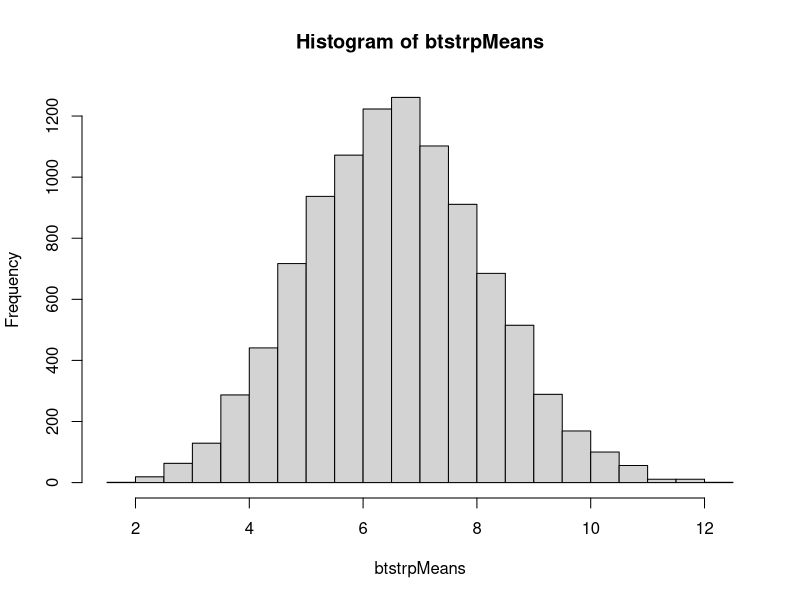

R code for this plot:
## ---- chunk 1
Sys.setenv(HTTP_PROXY = "c1proxy.frb.org:8080")
Sys.setenv(HTTPS_PROXY = "c1proxy.frb.org:8080")
Sys.setenv(SPARK_HOME = "/usr/hdp/current/spark2-client")
Sys.setenv(SPARK_CONF_DIR= "/usr/hdp/current/spark2-client/conf/")

library(knitr)
library(rmarkdown)
library(expm)
library(rmutil)
library(mnormt)
library(graphics)
library(raster)
library(sp)
library(MASS)
knitr::opts_chunk$set(echo = TRUE)
## ---- chunk 2
X1 <- c(1,2,3.5,4,7.3,8.6,12.4,13.8)

theta <- c()
bootstrap.var <- function(DATA,B){
    for (i in 1:B){
        # Make sure the data is in vector form
          vctrzdData <- as.vector(DATA)
        # Sample of size n with replacement from data 
          btstrpSmpl = sample(vctrzdData,length(vctrzdData), replace = TRUE)
        # Sort
          btstrpSmpl.ordered <- sort(btstrpSmpl)
        # Take the mean of the middle 4 numbers 
          theta[i] <- mean(btstrpSmpl.ordered[3:6])
      }
  # Take the mean of the B thetas
    theta.mean <- mean(theta)
  # Take the variance of the B thetas (var(theta) also works)
    theta.var <- (1/(B-1))*(sum((theta-theta.mean)^2))
  return(theta.var)
}

## The cool way to do it with a line
  #X <- c()
  #for (j in 1:200){ X[j] <- bootstrap.var(DATA=X1,j)}
  #plot(X,type = 'l', xlab="Bootstrap iterations",ylab= "Variance of theta")

# Run over 10 difference seeds 
X1 <- c(1,2,3.5,4,7.3,8.6,12.4,13.8)
    for (j in c(25,100,200,500,1000,2000)){
      print(paste0("B=",j," Var(theta) = ",bootstrap.var(DATA=X1,j)))
    }
X2 <- runif(n=8,min=1,max=20)
    for (j in c(25,100,200,500,1000,2000)){
      print(paste0("B=",j," Var(theta) = ",bootstrap.var(DATA=X2,j)))
    }
X3 <- runif(n=8,min=1,max=20)
    for (j in c(25,100,200,500,1000,2000)){
      print(paste0("B=",j," Var(theta) = ",bootstrap.var(DATA=X3,j)))
    }
X4 <- runif(n=8,min=1,max=20)
    for (j in c(25,100,200,500,1000,2000)){
      print(paste0("B=",j," Var(theta) = ",bootstrap.var(DATA=X4,j)))
    }
X5 <- runif(n=8,min=1,max=20)
    for (j in c(25,100,200,500,1000,2000)){
      print(paste0("B=",j," Var(theta) = ",bootstrap.var(DATA=X5,j)))
    }
X6 <- runif(n=8,min=1,max=20)
    for (j in c(25,100,200,500,1000,2000)){
      print(paste0("B=",j," Var(theta) = ",bootstrap.var(DATA=X6,j)))
    }
X7 <- runif(n=8,min=1,max=20)
    for (j in c(25,100,200,500,1000,2000)){
      print(paste0("B=",j," Var(theta) = ",bootstrap.var(DATA=X7,j)))
    }
X8 <- runif(n=8,min=1,max=20)
    for (j in c(25,100,200,500,1000,2000)){
      print(paste0("B=",j," Var(theta) = ",bootstrap.var(DATA=X8,j)))
    }
X9 <- runif(n=8,min=1,max=20)
    for (j in c(25,100,200,500,1000,2000)){
      print(paste0("B=",j," Var(theta) = ",bootstrap.var(DATA=X9,j)))
    }
X10 <- runif(n=8,min=1,max=20)
    for (j in c(25,100,200,500,1000,2000)){
      print(paste0("B=",j," Var(theta) = ",bootstrap.var(DATA=X10,j)))
    }

## ---- chunk 3
B <- 200 

Survival = c(25, 42, 45, 46, 51, 103, 124, 146, 340, 396, 412, 879, 1112)
survival.log <- log(Survival)

## DONT FORGET TO EMPTY THETA 
  theta <- c()

    for (i in 1:200){
        # Make sure the data is in vector form
          vctrzdData <- as.vector(survival.log)
        # Sample of size n with replacement from data 
          btstrpSmpl = sample(vctrzdData,length(vctrzdData), replace = TRUE)
        # Take the mean
          theta[i] <- mean(btstrpSmpl)
      }
  # Take the mean of the B thetas
    theta.mean <- mean(theta)
  # 95% confidence interval for 200 observations mean the 5th and 195th observations
    theta.ordered <- sort(theta)
    print(paste0(
      "The 95% confidence interval for the logged survival data with 200 bootstrap iterations is " 
      ,exp(theta.ordered[c(5)]),",",exp(theta.ordered[c(195)])))
## ---- chunk 4
B <- 200 

Survival = c(25, 42, 45, 46, 51, 103, 124, 146, 340, 396, 412, 879, 1112)
#survival.log <- log(Survival)

## DONT FORGET TO EMPTY THETA 
  theta <- c()
    for (i in 1:B){
        # Make sure the data is in vector form
          vctrzdData <- as.vector(Survival)
        # Sample of size n with replacement from data 
          btstrpSmpl = sample(vctrzdData,length(vctrzdData), replace = TRUE)
        # Take the mean
          theta[i] <- mean(btstrpSmpl)
      }
  # Take the mean of the B thetas
    theta.mean <- mean(theta)
  # 95% confidence interval for 200 observations mean the 5th and 195th observations
    theta.ordered <- sort(theta)
    print(paste0(
      "The 95% confidence interval for the raw survival data with 200 bootstrap iterations is " 
      ,theta.ordered[c(5)],",",theta.ordered[c(195)]))
## ---- chunk 5
## Define nchoosek (Larsen & Marx (2018), p. 84). 
  nchoosek <- function(n,k){
    factorial(n)/((factorial(k))*(factorial(n-k)))
  }

## Define full function (Larsen & Marx (2018), p. 104)
 binom.nk <- function(n,k){
   nchoosek(n,k) * ((1/n)^k) * ((n-1)/n)^(n-k)
 }
 

## Get a base X of size n
 vctrzdData <- c(1,2,3.5,4,7.3,8.6,12.4,13.8)

## Set parameters
 n <- length(vctrzdData)
 k <- 2
 B <- 1000

## Boot Strap 
  count <- c()
    for (i in 1:B){
      ## Get B samples from X
        btstrpSmpl = sample(vctrzdData,length(vctrzdData), replace = TRUE)
      ## Count how many times x_i shows up in the sample
        count[i] <- sum(btstrpSmpl == vctrzdData[3])
    }
## Probability
  (sum(count == k))/B

## Compare to theoretical probability 
  binom.nk(length(vctrzdData),k)
## ---- chunk 6


bootstrapExample = function(B)
{
	#vctrzdData = as.vector(presidents);
	#vctrzdData = vctrzdData[!is.na(vctrzdData)];
	btstrpMeans = rep(0,B);
	for (j in 1:B) {
		btstrpSmpl = sample(vctrzdData,length(vctrzdData), replace = TRUE);
		btstrpMeans[j] = mean(btstrpSmpl);
	}
	hist(btstrpMeans, breaks = 20);
	print("Bootstrap Standard Error");
	btstrpStdErr = sd(btstrpMeans);
	print(btstrpStdErr);
	print("Regular Standard Error");
	regStdErr = sd(vctrzdData)/sqrt(length(vctrzdData));
	print(regStdErr);
	quantile(btstrpMeans, c(.025, .975));
	
}	

bootstrapExample(10000)
